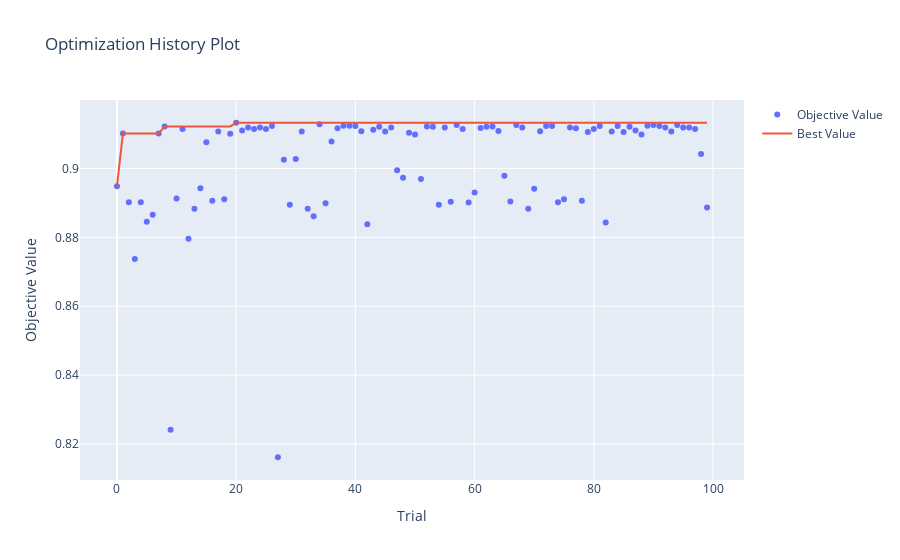

Notebook cell for this chart:
### Code cell
# Visualizando otimização
optuna.visualization.plot_optimization_history(study)
